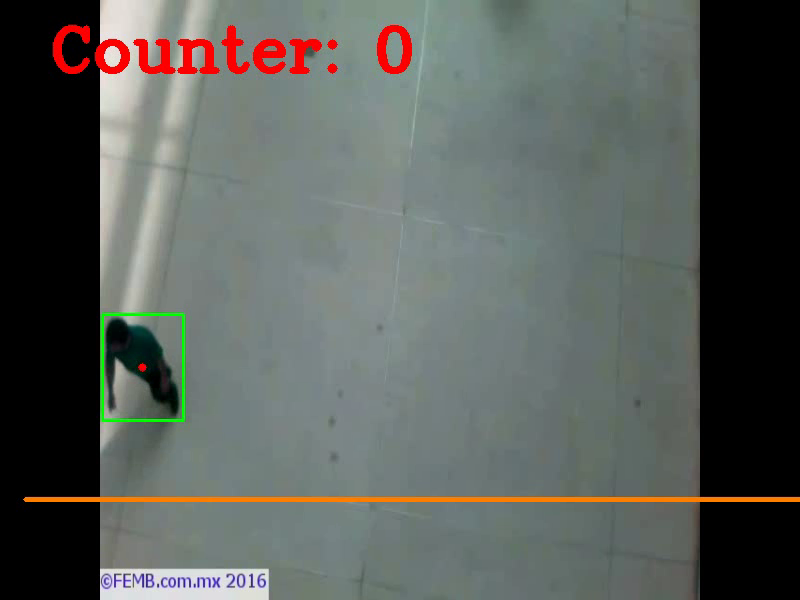
#> input picture frame 62 of output_video.mp4, 800 x 600 px, given in place of input.mp4, which was not available
$ python ahhhhh.py
#> lines starting #> are read from the running program, lines starting #| are printed output that depends on the picture; pictures that were not available may be replaced by others from this repository, and a replacement may not be noted
import cv2
import numpy as np

# carregar arquivo de vídeo
cap = cv2.VideoCapture('input.mp4')
count_line_position = 499  # Posição da linha de contagem

# Configurações mínimas para detecção de objetos
min_width = 50
min_height = 50

# Criação do algoritmo para subtração de fundo
algo = cv2.createBackgroundSubtractorMOG2()

# Função para calcular o centro de um retângulo
def center_handle(x, y, w, h):
    x1 = int(w / 2)
    y1 = int(h / 2)
    cx = x + x1
    cy = y + y1
    return cx, cy

detect = []  # Lista para armazenar os centros dos objetos detectados
offset = 4  # Margem de aceitação ao cruzar a linha de contagem
counter = 0  # Contador de objetos que cruzaram a linha

# Inicializar o VideoWriter para gravar o vídeo de saída
fourcc = cv2.VideoWriter_fourcc(*'mp4v')
output = cv2.VideoWriter('output_video.mp4', fourcc, 20.0, (800, 600))  # Nome do arquivo e configurações de gravação

while True:
    ret, frame1 = cap.read()  # Lê cada frame do vídeo
#> frame1 is the input picture: shape (600, 800, 3); mean B, G, R 90.1, 94.4, 90.1
    frame1 = cv2.resize(frame1, (800, 600))  # Redimensiona o frame para uma resolução específica

    gray = cv2.cvtColor(frame1, cv2.COLOR_BGR2GRAY)  # Converte o frame para tons de cinza
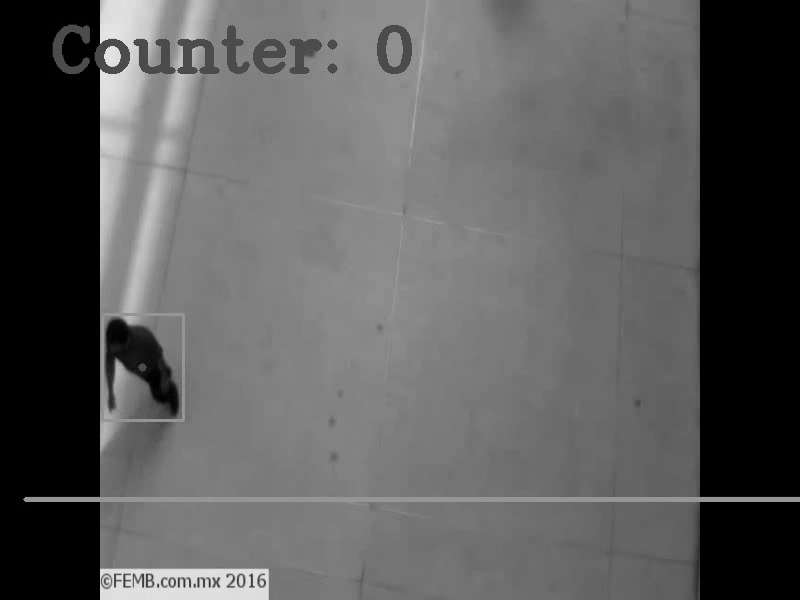
#> gray: shape (600, 800); min 0, max 235, mean 92.6

    if 'bgframe' not in locals():
        bgframe = gray.copy()  # Define o primeiro frame como plano de fundo

    frameDelta = cv2.absdiff(bgframe, gray)  # Calcula a diferença entre o plano de fundo e o frame atual
#> frameDelta: shape (600, 800); every value is 0

    _, thresh = cv2.threshold(frameDelta, 70, 100, cv2.THRESH_BINARY)  # Define um limite para a diferença calculada

    kernel = np.ones((7, 7), np.uint8)
    thresh = cv2.dilate(thresh, None, iterations=4)  # Aplica uma operação de dilatação para melhorar as formas

    # Encontra contornos dos objetos na imagem
    contours, _ = cv2.findContours(thresh, cv2.RETR_EXTERNAL, cv2.CHAIN_APPROX_SIMPLE)
#> contours = []

    # Desenha a linha de contagem no frame
    cv2.line(frame1, (25, count_line_position), (1800, count_line_position), (255, 127, 0))

    # Percorre os contornos encontrados
    for contour in contours:
        x, y, w, h = cv2.boundingRect(contour)  # Obtém as coordenadas do retângulo envolvente do contorno
        if w >= min_width and h >= min_height:  # Verifica se atende aos requisitos de tamanho
            cv2.rectangle(frame1, (x, y), (x + w, y + h), (0, 255, 0), 2)  # Desenha um retângulo ao redor do objeto

            center = center_handle(x, y, w, h)  # Calcula o centro do retângulo
            detect.append(center)  # Adiciona o centro à lista de detecções
            cv2.circle(frame1, center, 4, (0, 0, 255), -1)  # Desenha um círculo no centro do objeto

            for cx, cy in detect:
                if count_line_position - offset < cy < count_line_position + offset:
                    counter += 1  # Incrementa o contador se o objeto cruzar a linha de contagem
                    detect.remove((cx, cy))  # Remove o centro do objeto da lista após cruzar a linha

            cv2.line(frame1, (25, count_line_position), (1800, count_line_position), (0, 127, 255), 3)  # Linha de contagem
            print("Counter: " + str(counter))  # Exibe o contador na saída
#> this loop made 0 passes
#> after the loop, counter = 0; detect = []

    cv2.putText(frame1, "Counter: " + str(counter), (50, 70), cv2.FONT_HERSHEY_COMPLEX, 2, (0, 0, 255), 5)  # Texto do contador
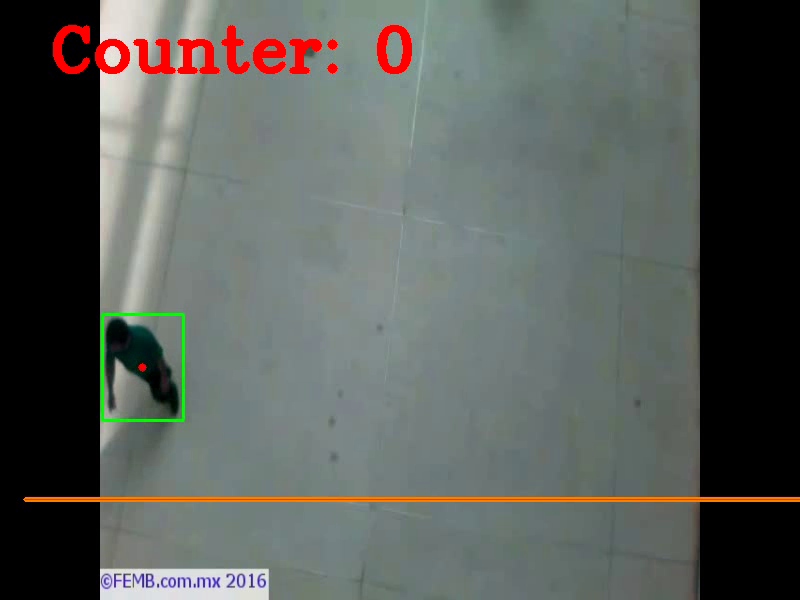
#> frame1: shape (600, 800, 3); mean B, G, R 90.5, 94.3, 89.9

    cv2.imshow('video original', frame1)  # Mostra o vídeo original com as detecções

    output.write(frame1)  # Escreve o frame processado no arquivo de vídeo de saída

    if cv2.waitKey(1) == 13:  # Verifica se a tecla Enter foi pressionada para encerrar o loop
#> (key Esc is pressed here)
        break

# Libera recursos e fecha as janelas
output.release()
cv2.destroyAllWindows()
cap.release()

$ run again, starting later in the video
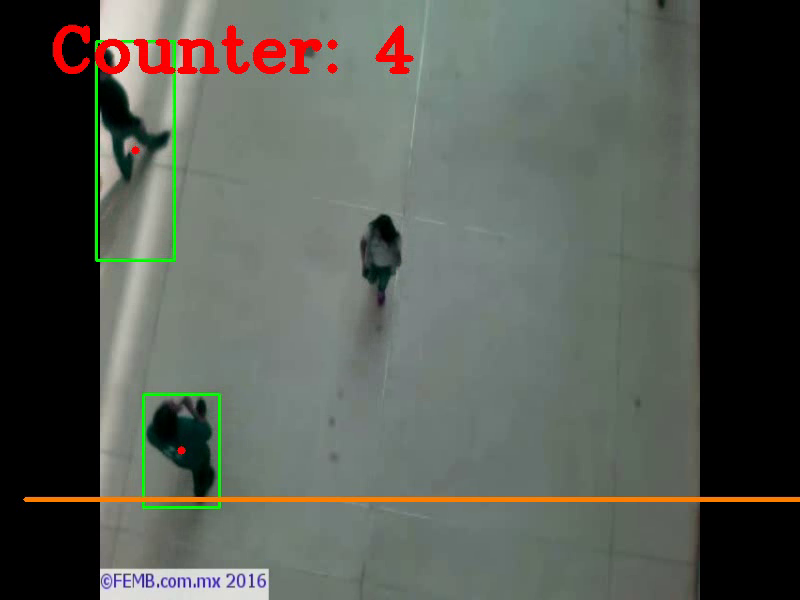
#> input picture frame 279 of output_video.mp4, 800 x 600 px, given in place of input.mp4, which was not available
#> frame1 is the input picture: shape (600, 800, 3); mean B, G, R 83.6, 91, 86.5
#> `gray = cv2.cvtColor(frame1, cv2.COLOR_BGR2GRAY)`:
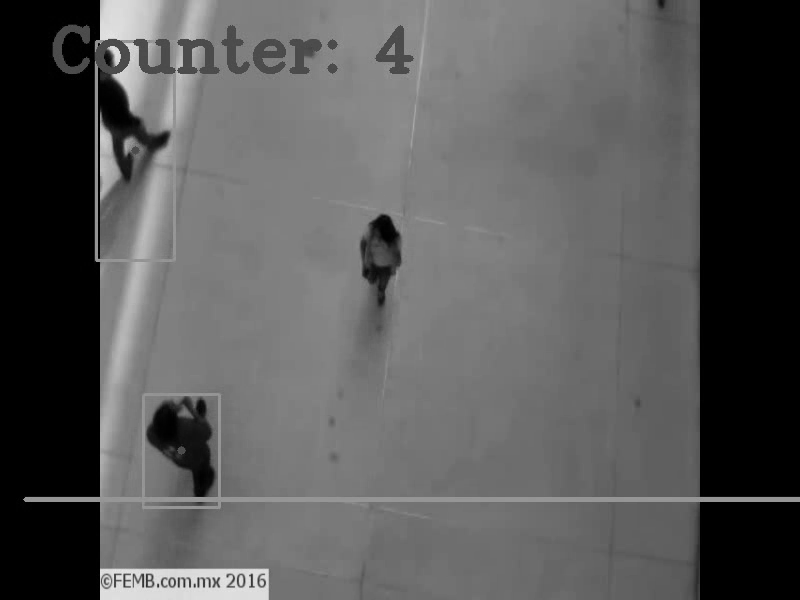
#> gray: shape (600, 800); min 0, max 231, mean 88.8
#> frameDelta: shape (600, 800); every value is 0
#> contours = []
#> after the loop `for contour in contours:`: counter = 0; detect = []
#> `cv2.putText(frame1, "Counter: " + str(counter), (50, 70), cv2.FONT_HER..`:
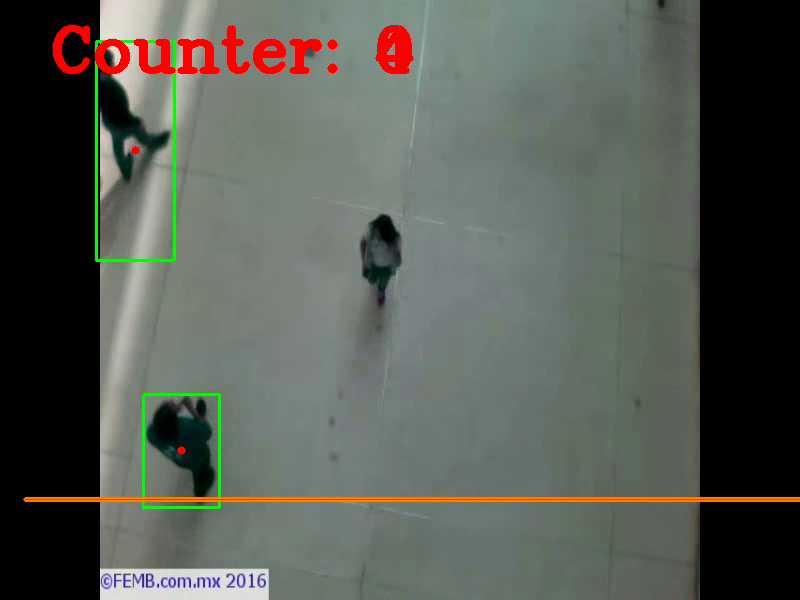
#> frame1: shape (600, 800, 3); mean B, G, R 83.8, 90.8, 86.5

$ run again, starting later in the video
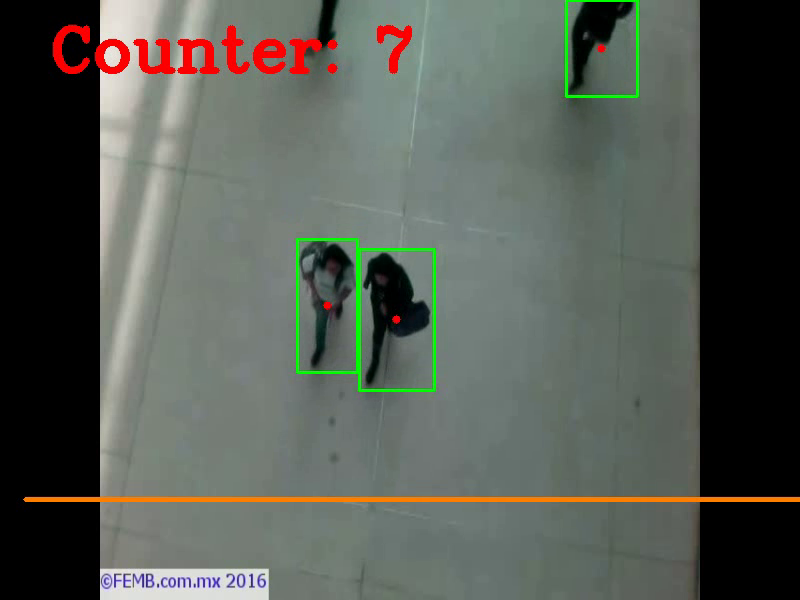
#> input picture frame 497 of output_video.mp4, 800 x 600 px, given in place of input.mp4, which was not available
#> frame1 is the input picture: shape (600, 800, 3); mean B, G, R 83.2, 90.6, 86.1
#> `gray = cv2.cvtColor(frame1, cv2.COLOR_BGR2GRAY)`:
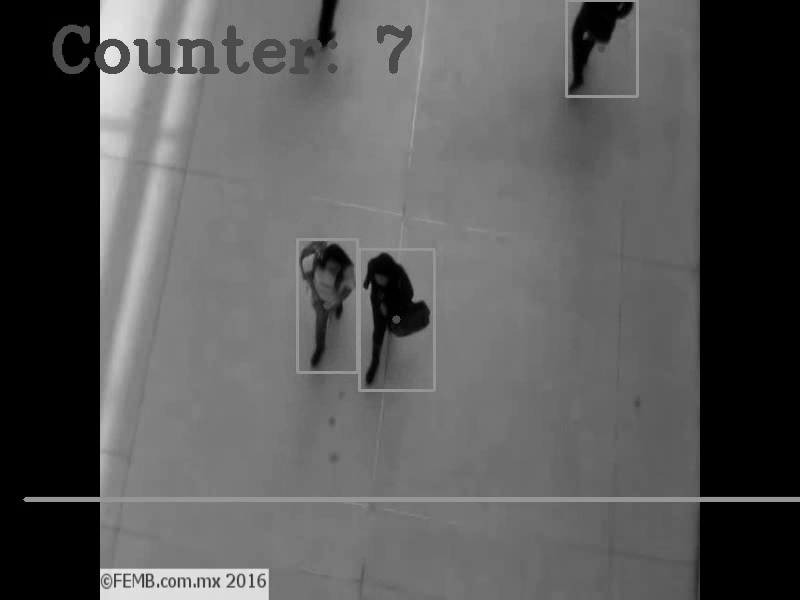
#> gray: shape (600, 800); min 0, max 234, mean 88.4
#> frameDelta: shape (600, 800); every value is 0
#> contours = []
#> after the loop `for contour in contours:`: counter = 0; detect = []
#> `cv2.putText(frame1, "Counter: " + str(counter), (50, 70), cv2.FONT_HER..`:
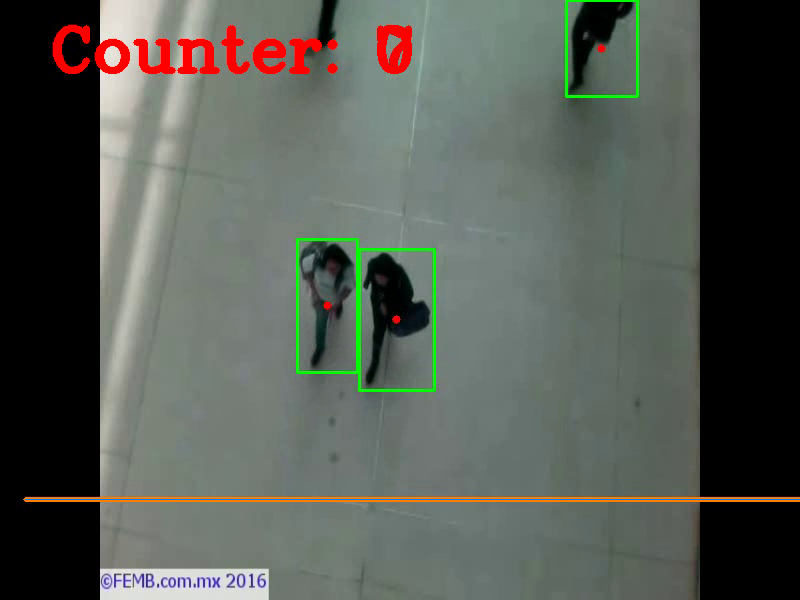
#> frame1: shape (600, 800, 3); mean B, G, R 83.3, 90.4, 86
